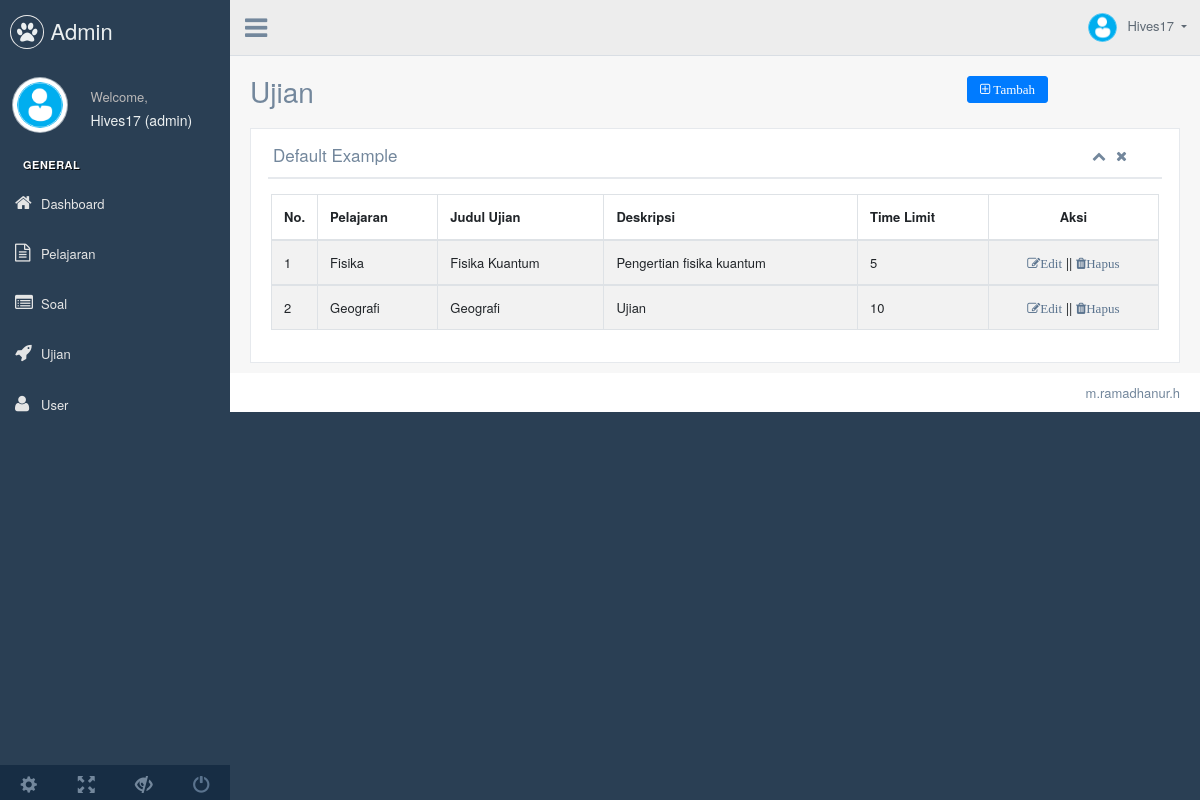
Screenshot of /admin/ujian.php (signed in) with the database file from the repository.
### tables this page shows
CREATE TABLE `ujian` (
  `id_ujian` int(11) NOT NULL,
  `id_pel` int(11) NOT NULL,
  `judul_ujian` varchar(1000) NOT NULL,
  `deskripsi` text NOT NULL,
  `time_limit` varchar(1000) NOT NULL
);

CREATE TABLE `pelajaran` (
  `id_pel` int(11) NOT NULL,
  `nama_pel` varchar(50) NOT NULL
);

### admin/ujian.php (the view, shortened to what this page needs)
<!DOCTYPE html>
<html lang="en">
  <head>
    <link href="../template/vendors/bootstrap/dist/css/bootstrap.min.css" rel="stylesheet">
    <link href="../template/vendors/font-awesome/css/font-awesome.min.css" rel="stylesheet">
    <link href="../template/vendors/nprogress/nprogress.css" rel="stylesheet">
    <link href="../template/vendors/iCheck/skins/flat/green.css" rel="stylesheet">
    <link href="../template/vendors/bootstrap-progressbar/css/bootstrap-progressbar-3.3.4.min.css" rel="stylesheet">
    <link href="../template/vendors/jqvmap/dist/jqvmap.min.css" rel="stylesheet"/>
    <link href="../template/vendors/bootstrap-daterangepicker/daterangepicker.css" rel="stylesheet">
    <link href="../template/build/css/custom.min.css" rel="stylesheet">
  </head>
  <body class="nav-md">
    <div class="container body">
      <div class="main_container">
        <div class="col-md-3 left_col">
          <div class="left_col scroll-view">
            <div class="navbar nav_title" style="border: 0;">
              <a href="index.html" class="site_title"><i class="fa fa-paw"></i> <span>Admin</span></a>
            </div>
            <div class="profile clearfix">
              <div class="profile_pic">
                <img src="../template/production/images/iconuser.jpg" alt="..." class="img-circle profile_img">
              </div>
              <div class="profile_info">
                <span>Welcome,</span>
                <h2><?php echo ucfirst($_SESSION['username']); ?> (<?php echo $_SESSION['level']; ?>)</h2>
              </div>
            </div>
            <br />
            <div id="sidebar-menu" class="main_menu_side hidden-print main_menu">
              <div class="menu_section">
                <h3>General</h3>
                <ul class="nav side-menu">
                    <li><a href="halaman_admin.php"><i class="fa fa-home"></i>Dashboard</a></li>
                    <li><a href="pelajaran.php"><i class="fa fa-file-text-o"></i>Pelajaran</a></li>
                    <li><a href="soal.php"><i class="fa fa-list-alt"></i>Soal</a></li>
                    <li><a href="ujian.php"><i class="fa fa-rocket"></i>Ujian</a></li>
                    <li><a href="user.php"><i class="fa fa-user"></i>User</a></li>
                </ul>
              </div>
            </div>
            <div class="sidebar-footer hidden-small">
              <a data-toggle="tooltip" data-placement="top" title="Settings">
                <span class="glyphicon glyphicon-cog" aria-hidden="true"></span>
              </a>
              <a data-toggle="tooltip" data-placement="top" title="FullScreen">
                <span class="glyphicon glyphicon-fullscreen" aria-hidden="true"></span>
              </a>
              <a data-toggle="tooltip" data-placement="top" title="Lock">
                <span class="glyphicon glyphicon-eye-close" aria-hidden="true"></span>
              </a>
              <a data-toggle="tooltip" data-placement="top" title="Logout" href="../logout.php">
                <span class="glyphicon glyphicon-off" aria-hidden="true"></span>
              </a>
            </div>
          </div>
        </div>
        <div class="top_nav">
          <div class="nav_menu">
              <div class="nav toggle">
                <a id="menu_toggle"><i class="fa fa-bars"></i></a>
              </div>
              <nav class="nav navbar-nav">
              <ul class=" navbar-right">
                <li class="nav-item dropdown open" style="padding-left: 15px;">
                  <a href="javascript:;" class="user-profile dropdown-toggle" aria-haspopup="true" id="navbarDropdown" data-toggle="dropdown" aria-expanded="false">
                    <img src="../template/production/images/iconuser.jpg" alt=""><?php echo ucfirst($_SESSION['username']); ?>
                  </a>
                </li>
              </ul>
            </nav>
          </div>
        </div>
        <div class="right_col" role="main">
          <div class="">
            <div class="page-title">
              <div class="title_left">
                <h3>Ujian</h3>
              </div>
              <div class="title_right">
                <div class="col-md-5 col-sm-5 col-xs-12 form-group pull-right top_search">
                  <div class="input-group">
                    <a href="ujian_tambah.php"><button class="fa fa-plus-square-o btn btn-primary float-right" type="button"> Tambah</button></a>
                  </div>
                </div>
              </div>
            </div>
            <div class="clearfix"></div>
            <div class="row">
              <div class="col-md-12 col-sm-12 ">
                <div class="x_panel">
                  <div class="x_title">
                    <h2>Default Example <small>Ujian</small></h2>
                    <ul class="nav navbar-right panel_toolbox">
                      <li><a class="collapse-link"><i class="fa fa-chevron-up"></i></a>
                      </li>
                      <li><a class="close-link"><i class="fa fa-close"></i></a>
                      </li>
                    </ul>
                    <div class="clearfix"></div>
                  </div>
                  <div class="x_content">
                      <div class="row">
                          <div class="col-sm-12">
                            <div class="card-box table-responsive">
                    <table id="datatable" class="table table-striped table-bordered" style="width:100%">
                      <thead>
                        <tr>
                          <th width="15px">No.</th>
                          <th>Pelajaran</th>
                          <th>Judul Ujian</th>
                          <th>Deskripsi</th>
                          <th>Time Limit</th>
                          <th class="text-center">Aksi</th>
                        </tr>
                        <?php
                        include '../koneksi.php';
                        $no = 1;
                        $data = mysqli_query($koneksi,"select * from ujian, pelajaran where ujian.id_pel = pelajaran.id_pel");
		                while($sl = mysqli_fetch_array($data)){
                        ?>
                      </thead>
                      <tbody>
                        <tr>
                          <td><?php echo $no++; ?></td>
                          <td><?php echo $sl['nama_pel']?></td>
                          <td><?php echo $sl['judul_ujian']?></td>
                          <td><?php echo $sl['deskripsi']?></td>
                          <td><?php echo $sl['time_limit']?></td>
                          <td class="text-center">
                            <a href="ujian_edit.php?id=<?php echo $sl['id_ujian']; ?>" class="fa fa-pencil-square-o">Edit</a>
                            ||
                            <a href="delete_aksi_ujian.php?id=<?php echo $sl['id_ujian']; ?>" class="fa fa-trash">Hapus</a>
                          </td>
                        </tr>
                        <?php
                        }
                        ?>
                      </tbody>
                    </table>
                  </div>
                  </div>
              </div>
            </div>
                </div>
              </div>
            </div>
          </div>
        </div>
        <footer>
          <div class="pull-right">
            m.ramadhanur.h
          </div>
          <div class="clearfix"></div>
        </footer>
      </div>
    </div>
  </body>
</html>

### rows the page displays
ujian: id_pel.nama_pel "Fisika", judul_ujian "Fisika Kuantum", deskripsi "Pengertian fisika kuantum", time_limit "5"
ujian: id_pel.nama_pel "Geografi", judul_ujian "Geografi", deskripsi "Ujian", time_limit "10"

### other values shown
$_SESSION['username'] "Hives17"
$_SESSION['level'] "admin"
